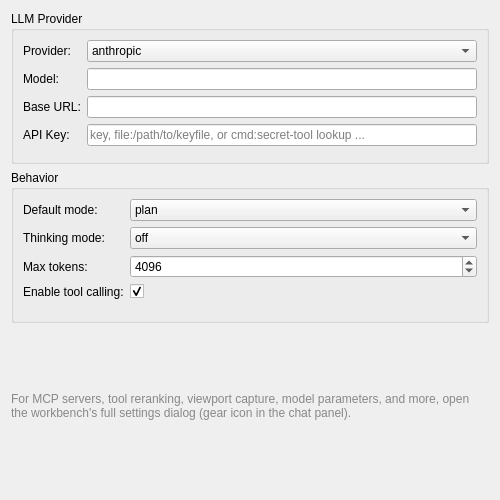
<?xml version="1.0" encoding="UTF-8"?>
<ui version="4.0">
 <class>FreeCADAIPrefs</class>
 <widget class="QWidget" name="FreeCADAIPrefs">
  <property name="geometry">
   <rect>
    <x>0</x>
    <y>0</y>
    <width>500</width>
    <height>500</height>
   </rect>
  </property>
  <property name="windowTitle">
   <string>FreeCAD AI</string>
  </property>
  <layout class="QVBoxLayout" name="verticalLayout">
   <item>
    <widget class="QGroupBox" name="providerGroup">
     <property name="title">
      <string>LLM Provider</string>
     </property>
     <layout class="QFormLayout" name="providerForm">
      <item row="0" column="0">
       <widget class="QLabel" name="providerLabel">
        <property name="text">
         <string>Provider:</string>
        </property>
       </widget>
      </item>
      <item row="0" column="1">
       <widget class="Gui::PrefComboBox" name="providerCombo">
        <property name="prefEntry" stdset="0">
         <cstring>ProviderIndex</cstring>
        </property>
        <property name="prefPath" stdset="0">
         <cstring>Mod/FreeCADAI</cstring>
        </property>
        <item><property name="text"><string>anthropic</string></property></item>
        <item><property name="text"><string>openai</string></property></item>
        <item><property name="text"><string>ollama</string></property></item>
        <item><property name="text"><string>gemini</string></property></item>
        <item><property name="text"><string>openrouter</string></property></item>
        <item><property name="text"><string>moonshot</string></property></item>
        <item><property name="text"><string>deepseek</string></property></item>
        <item><property name="text"><string>qwen</string></property></item>
        <item><property name="text"><string>groq</string></property></item>
        <item><property name="text"><string>mistral</string></property></item>
        <item><property name="text"><string>together</string></property></item>
        <item><property name="text"><string>cloudflare-workers-ai</string></property></item>
        <item><property name="text"><string>fireworks</string></property></item>
        <item><property name="text"><string>xai</string></property></item>
        <item><property name="text"><string>cohere</string></property></item>
        <item><property name="text"><string>sambanova</string></property></item>
        <item><property name="text"><string>minimax</string></property></item>
        <item><property name="text"><string>llama</string></property></item>
        <item><property name="text"><string>github</string></property></item>
        <item><property name="text"><string>huggingface</string></property></item>
        <item><property name="text"><string>zhipu</string></property></item>
        <item><property name="text"><string>custom</string></property></item>
        </widget>
      </item>
      <item row="1" column="0">
       <widget class="QLabel" name="modelLabel">
        <property name="text">
         <string>Model:</string>
        </property>
       </widget>
      </item>
      <item row="1" column="1">
       <widget class="Gui::PrefLineEdit" name="modelEdit">
        <property name="prefEntry" stdset="0">
         <cstring>Model</cstring>
        </property>
        <property name="prefPath" stdset="0">
         <cstring>Mod/FreeCADAI</cstring>
        </property>
       </widget>
      </item>
      <item row="2" column="0">
       <widget class="QLabel" name="baseUrlLabel">
        <property name="text">
         <string>Base URL:</string>
        </property>
       </widget>
      </item>
      <item row="2" column="1">
       <widget class="Gui::PrefLineEdit" name="baseUrlEdit">
        <property name="prefEntry" stdset="0">
         <cstring>BaseUrl</cstring>
        </property>
        <property name="prefPath" stdset="0">
         <cstring>Mod/FreeCADAI</cstring>
        </property>
       </widget>
      </item>
      <item row="3" column="0">
       <widget class="QLabel" name="apiKeyLabel">
        <property name="text">
         <string>API Key:</string>
        </property>
       </widget>
      </item>
      <item row="3" column="1">
       <widget class="Gui::PrefLineEdit" name="apiKeyEdit">
        <property name="prefEntry" stdset="0">
         <cstring>ApiKey</cstring>
        </property>
        <property name="prefPath" stdset="0">
         <cstring>Mod/FreeCADAI</cstring>
        </property>
        <property name="placeholderText">
         <string>key, file:/path/to/keyfile, or cmd:secret-tool lookup ...</string>
        </property>
        <property name="echoMode">
         <enum>QLineEdit::Password</enum>
        </property>
        <property name="toolTip">
         <string>For secure storage, use:
file:/path/to/keyfile  — read key from a file
cmd:command            — run a command and use its stdout (e.g. cmd:secret-tool lookup service freecad-ai)</string>
        </property>
       </widget>
      </item>
     </layout>
    </widget>
   </item>
   <item>
    <widget class="QGroupBox" name="behaviorGroup">
     <property name="title">
      <string>Behavior</string>
     </property>
     <layout class="QFormLayout" name="behaviorForm">
      <item row="0" column="0">
       <widget class="QLabel" name="modeLabel">
        <property name="text">
         <string>Default mode:</string>
        </property>
       </widget>
      </item>
      <item row="0" column="1">
       <widget class="Gui::PrefComboBox" name="modeCombo">
        <property name="prefEntry" stdset="0">
         <cstring>ModeIndex</cstring>
        </property>
        <property name="prefPath" stdset="0">
         <cstring>Mod/FreeCADAI</cstring>
        </property>
        <item><property name="text"><string>plan</string></property></item>
        <item><property name="text"><string>act</string></property></item>
       </widget>
      </item>
      <item row="1" column="0">
       <widget class="QLabel" name="thinkingLabel">
        <property name="text">
         <string>Thinking mode:</string>
        </property>
       </widget>
      </item>
      <item row="1" column="1">
       <widget class="Gui::PrefComboBox" name="thinkingCombo">
        <property name="prefEntry" stdset="0">
         <cstring>ThinkingIndex</cstring>
        </property>
        <property name="prefPath" stdset="0">
         <cstring>Mod/FreeCADAI</cstring>
        </property>
        <item><property name="text"><string>off</string></property></item>
        <item><property name="text"><string>on</string></property></item>
        <item><property name="text"><string>extended</string></property></item>
       </widget>
      </item>
      <item row="2" column="0">
       <widget class="QLabel" name="maxTokensLabel">
        <property name="text">
         <string>Max tokens:</string>
        </property>
       </widget>
      </item>
      <item row="2" column="1">
       <widget class="Gui::PrefSpinBox" name="maxTokensSpin">
        <property name="prefEntry" stdset="0">
         <cstring>MaxTokens</cstring>
        </property>
        <property name="prefPath" stdset="0">
         <cstring>Mod/FreeCADAI</cstring>
        </property>
        <property name="minimum">
         <number>256</number>
        </property>
        <property name="maximum">
         <number>32768</number>
        </property>
        <property name="value">
         <number>4096</number>
        </property>
       </widget>
      </item>
      <item row="3" column="0">
       <widget class="QLabel" name="enableToolsLabel">
        <property name="text">
         <string>Enable tool calling:</string>
        </property>
       </widget>
      </item>
      <item row="3" column="1">
       <widget class="Gui::PrefCheckBox" name="enableToolsCheck">
        <property name="prefEntry" stdset="0">
         <cstring>EnableTools</cstring>
        </property>
        <property name="prefPath" stdset="0">
         <cstring>Mod/FreeCADAI</cstring>
        </property>
        <property name="checked">
         <bool>true</bool>
        </property>
       </widget>
      </item>
     </layout>
    </widget>
   </item>
   <item>
    <widget class="QLabel" name="advancedLabel">
     <property name="text">
      <string>For MCP servers, tool reranking, viewport capture, model parameters, and more, open the workbench's full settings dialog (gear icon in the chat panel).</string>
     </property>
     <property name="wordWrap">
      <bool>true</bool>
     </property>
     <property name="styleSheet">
      <string>color: #888;</string>
     </property>
    </widget>
   </item>
   <item>
    <spacer name="verticalSpacer">
     <property name="orientation">
      <enum>Qt::Vertical</enum>
     </property>
    </spacer>
   </item>
  </layout>
 </widget>
 <customwidgets>
  <customwidget>
   <class>Gui::PrefComboBox</class>
   <extends>QComboBox</extends>
   <header>Gui/PrefWidgets.h</header>
  </customwidget>
  <customwidget>
   <class>Gui::PrefLineEdit</class>
   <extends>QLineEdit</extends>
   <header>Gui/PrefWidgets.h</header>
  </customwidget>
  <customwidget>
   <class>Gui::PrefSpinBox</class>
   <extends>QSpinBox</extends>
   <header>Gui/PrefWidgets.h</header>
  </customwidget>
  <customwidget>
   <class>Gui::PrefCheckBox</class>
   <extends>QCheckBox</extends>
   <header>Gui/PrefWidgets.h</header>
  </customwidget>
 </customwidgets>
 <resources/>
 <connections/>
</ui>
